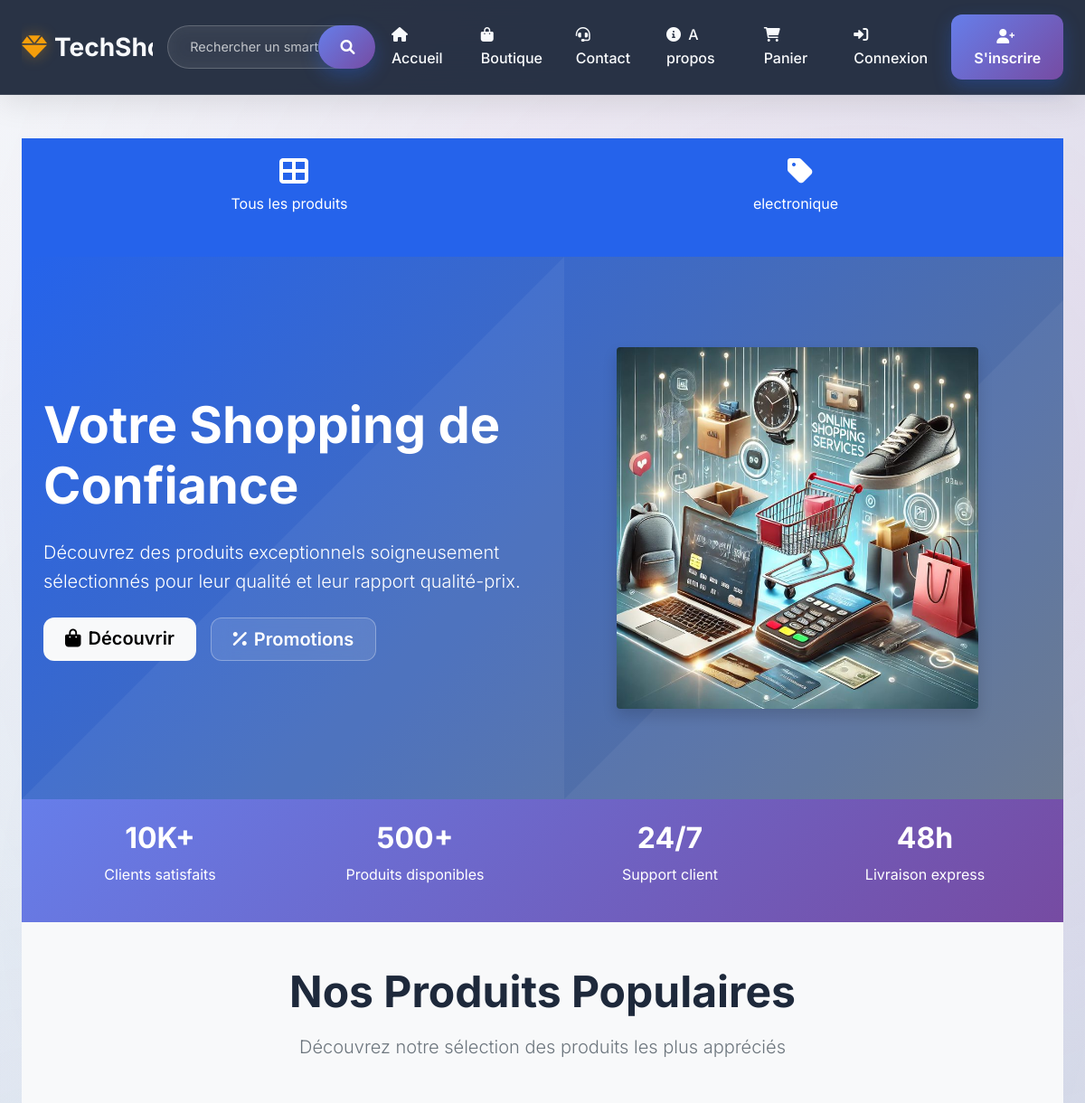
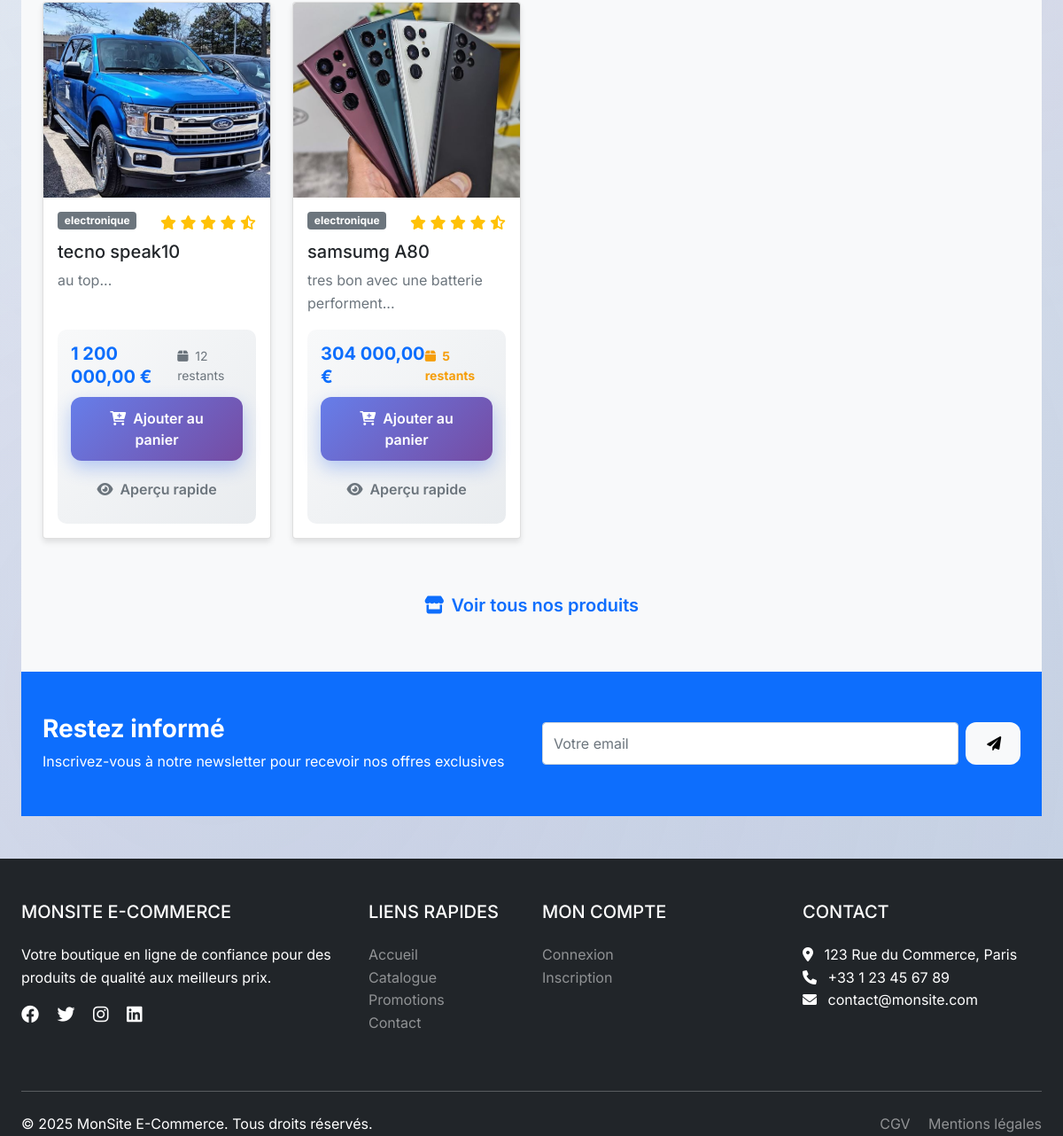
The page / on the database its author committed (2 pictures, top to bottom).
### tables this page shows
CREATE TABLE IF NOT EXISTS `categorie_article` (
  `id` int NOT NULL AUTO_INCREMENT,
  `nom` varchar(100) NOT NULL,
  `description` text,
  `parent_id` int DEFAULT NULL,
  `ordre_affichage` int DEFAULT '0',
  `est_actif` tinyint(1) DEFAULT '1',
  PRIMARY KEY (`id`),
  KEY `idx_parent` (`parent_id`)
);

CREATE TABLE IF NOT EXISTS `article` (
  `id` int NOT NULL AUTO_INCREMENT,
  `reference` varchar(50) NOT NULL,
  `titre` varchar(255) NOT NULL,
  `description` text,
  `prix` decimal(10,2) NOT NULL,
  `quantite_stock` int DEFAULT '0',
  `categorie_id` int DEFAULT NULL,
  `marque` varchar(100) DEFAULT NULL,
  `image_principale` varchar(255) DEFAULT NULL,
  `est_actif` tinyint(1) DEFAULT '1',
  `est_en_promotion` tinyint(1) DEFAULT '0',
  `prix_promotion` decimal(10,2) DEFAULT NULL,
  `date_creation` datetime DEFAULT CURRENT_TIMESTAMP,
  `date_modification` datetime DEFAULT CURRENT_TIMESTAMP ON UPDATE CURRENT_TIMESTAMP,
  PRIMARY KEY (`id`),
  UNIQUE KEY `reference` (`reference`),
  KEY `idx_reference` (`reference`),
  KEY `idx_categorie` (`categorie_id`),
  KEY `idx_prix` (`prix`),
  KEY `idx_actif` (`est_actif`),
  KEY `idx_marque` (`marque`)
);

### index.php (the view, shortened to what this page needs)
<?php
try {
    $host = '127.0.0.1:3306';
    $dbname = 'e_commerce';
    $username = 'root';
    $password = '';
    $pdo = new PDO("mysql:host=$host;dbname=$dbname;charset=utf8mb4", $username, $password);
    $pdo->setAttribute(PDO::ATTR_ERRMODE, PDO::ERRMODE_EXCEPTION);
    $pdo->setAttribute(PDO::ATTR_DEFAULT_FETCH_MODE, PDO::FETCH_ASSOC);
} catch(PDOException $e) {
    error_log("Erreur de connexion BD: " . $e->getMessage());
    die("Une erreur est survenue lors du chargement de la page");
}
$cache_duration = 300;
$cache_file_categories = 'cache/categories.cache';
if (file_exists($cache_file_categories) && (time() - filemtime($cache_file_categories) < $cache_duration)) {
    $categories = unserialize(file_get_contents($cache_file_categories));
} else {
    $sqlCategories = "SELECT id, nom, description, parent_id, ordre_affichage, est_actif
                     FROM categorie_article
                     WHERE est_actif = 1
                     ORDER BY ordre_affichage";
    $stmtCategories = $pdo->query($sqlCategories);
    $categories = $stmtCategories->fetchAll();
}
$sqlArticles = "SELECT a.*, c.nom as categorie_nom
                FROM article a
                LEFT JOIN categorie_article c ON a.categorie_id = c.id
                WHERE a.est_actif = 1
                ORDER BY a.date_creation DESC
                LIMIT 12";
$stmtArticles = $pdo->query($sqlArticles);
$articles = $stmtArticles->fetchAll();
?>
<!DOCTYPE html>
<html lang="fr" data-bs-theme="light">
<head>
    <link href="https://cdn.jsdelivr.net/npm/bootstrap@5.3.0/dist/css/bootstrap.min.css" rel="stylesheet">
    <link rel="stylesheet" href="https://cdnjs.cloudflare.com/ajax/libs/font-awesome/6.4.0/css/all.min.css">
    <link rel="stylesheet" href="https://cdnjs.cloudflare.com/ajax/libs/aos@2.3.4/aos.css">
</head>
<body>
    <?php
    if (file_exists('header.php')) {
        include 'header.php';
    }
    ?>
    <nav class="category-nav">
        <div class="container">
            <div class="row g-3 text-center">
                <div class="col">
                    <a href="#" class="category-item active" data-category="all">
                        <i class="fas fa-th-large fa-2x mb-2"></i>
                        <div>Tous les produits</div>
                    </a>
                </div>
                <?php foreach($categories as $category): ?>
                <div class="col">
                    <a href="#" class="category-item" data-category="<?= htmlspecialchars($category['id']) ?>">
                        <i class="fas fa-tag fa-2x mb-2"></i>
                        <div><?= htmlspecialchars($category['nom']) ?></div>
                    </a>
                </div>
                <?php endforeach; ?>
            </div>
        </div>
    </nav>
    <section class="hero-section">
        <div class="container position-relative">
            <div class="row align-items-center">
                <div class="col-lg-6" data-aos="fade-right">
                    <h1 class="display-4 fw-bold mb-4">Votre Shopping de Confiance</h1>
                    <p class="lead mb-4">Découvrez des produits exceptionnels soigneusement sélectionnés pour leur qualité et leur rapport qualité-prix.</p>
                    <div class="d-flex gap-3 flex-wrap">
                        <a href="#products" class="btn btn-light btn-lg px-4 py-2">
                            <i class="fas fa-shopping-bag me-2"></i>Découvrir
                        </a>
                        <a href="#promotions" class="btn btn-outline-light btn-lg px-4 py-2">
                            <i class="fas fa-percent me-2"></i>Promotions
                        </a>
                    </div>
                </div>
                <div class="col-lg-6 text-center" data-aos="fade-left">
                    <?php
                    $imagePath = 'image.jpeg';
                    ?>
                    <img src="<?= $imagePath ?>"
                         alt="Shopping en ligne"
                         class="img-fluid rounded shadow"
                         style="max-height: 400px;">
                </div>
            </div>
        </div>
    </section>
    <section class="stats-section py-4">
        <div class="container">
            <div class="row text-center">
                <div class="col-md-3 col-6 mb-3">
                    <div class="h2 fw-bold">10K+</div>
                    <div>Clients satisfaits</div>
                </div>
                <div class="col-md-3 col-6 mb-3">
                    <div class="h2 fw-bold">500+</div>
                    <div>Produits disponibles</div>
                </div>
                <div class="col-md-3 col-6 mb-3">
                    <div class="h2 fw-bold">24/7</div>
                    <div>Support client</div>
                </div>
                <div class="col-md-3 col-6 mb-3">
                    <div class="h2 fw-bold">48h</div>
                    <div>Livraison express</div>
                </div>
            </div>
        </div>
    </section>
    <section id="products" class="py-5 bg-light">
        <div class="container">
            <div class="text-center mb-5" data-aos="fade-up">
                <h2 class="display-5 fw-bold mb-3">Nos Produits Populaires</h2>
                <p class="lead text-muted">Découvrez notre sélection des produits les plus appréciés</p>
            </div>
            <div class="row g-4" id="productsContainer">
                <?php foreach($articles as $article): ?>
                    <div class="col-xl-3 col-lg-4 col-md-6" data-aos="fade-up" data-aos-delay="<?= $article['id'] % 4 * 100 ?>">
                        <div class="card product-card">
                            <div class="position-relative">
                                <?php
                                $imagePath = $article['image_principale'] ?? '';
                                if ($imagePath && file_exists($imagePath)):
                                ?>
                                    <img src="<?= htmlspecialchars($imagePath) ?>"
                                         class="card-img-top product-image"
                                         alt="<?= htmlspecialchars($article['titre']) ?>"
                                         loading="lazy">
                                <?php endif; ?>
                            </div>
                            <div class="card-body d-flex flex-column">
                                <div class="d-flex justify-content-between align-items-start mb-2">
                                    <span class="badge bg-secondary"><?= htmlspecialchars($article['categorie_nom'] ?? 'Non catégorisé') ?></span>
                                    <div class="rating">
                                        <i class="fas fa-star"></i>
                                        <i class="fas fa-star"></i>
                                        <i class="fas fa-star"></i>
                                        <i class="fas fa-star"></i>
                                        <i class="fas fa-star-half-alt"></i>
                                    </div>
                                </div>
                                <h5 class="card-title"><?= htmlspecialchars($article['titre']) ?></h5>
                                <p class="card-text text-muted flex-grow-1">
                                    <?= substr(htmlspecialchars($article['description'] ?? ''), 0, 80) ?>...
                                </p>
                                <div class="price-section mt-auto">
                                    <div class="d-flex justify-content-between align-items-center mb-2">
                                        <div class="price">
                                            <?php if(isset($article['est_en_promotion']) && $article['est_en_promotion'] && isset($article['prix_promotion'])): ?>
                                                <span class="old-price text-muted text-decoration-line-through"><?= number_format($article['prix'], 2, ',', ' ') ?> €</span>
                                                <span class="h5 text-danger fw-bold ms-2"><?= number_format($article['prix_promotion'], 2, ',', ' ') ?> €</span>
                                            <?php else: ?>
                                                <span class="h5 text-primary fw-bold"><?= number_format($article['prix'], 2, ',', ' ') ?> €</span>
                                            <?php endif; ?>
                                        </div>
                                        <small class="<?= ($article['quantite_stock'] ?? 0) < 10 ? 'stock-low' : 'text-muted' ?>">
                                            <i class="fas fa-box me-1"></i>
                                            <?= $article['quantite_stock'] ?? 0 ?> restants
                                        </small>
                                    </div>
                                    <div class="d-grid gap-2">
                                        <?php if (($article['quantite_stock'] ?? 0) > 0): ?>
                                            <button class="btn btn-primary add-to-cart"
                                                    data-id="<?= $article['id'] ?>"
                                                    data-name="<?= htmlspecialchars($article['titre']) ?>">
                                                <i class="fas fa-cart-plus me-2"></i>Ajouter au panier
                                            </button>
                                            <a href="produit.php?id=<?= $article['id'] ?>" class="btn btn-outline-secondary">
                                                <i class="fas fa-eye me-2"></i>Aperçu rapide
                                            </a>
                                        <?php else: ?>
                                            <button class="btn btn-secondary" disabled>
                                                <i class="fas fa-times me-2"></i>Rupture de stock
                                            </button>
                                        <?php endif; ?>
                                    </div>
                                </div>
                            </div>
                        </div>
                    </div>
                <?php endforeach; ?>
            </div>
            <div class="text-center mt-5">
                <a href="boutique.php" class="btn btn-outline-primary btn-lg">
                    <i class="fas fa-store me-2"></i>Voir tous nos produits
                </a>
            </div>
        </div>
    </section>
    <section class="py-5 bg-primary text-white">
        <div class="container">
            <div class="row align-items-center">
                <div class="col-md-6">
                    <h3 class="fw-bold">Restez informé</h3>
                    <p class="mb-0">Inscrivez-vous à notre newsletter pour recevoir nos offres exclusives</p>
                </div>
                <div class="col-md-6">
                    <form class="d-flex gap-2" id="newsletterForm">
                        <input type="email" class="form-control" placeholder="Votre email" required>
                        <button type="submit" class="btn btn-light">
                            <i class="fas fa-paper-plane"></i>
                        </button>
                    </form>
                </div>
            </div>
        </div>
    </section>
    <?php
    if (file_exists('footer.php')) {
        include 'footer.php';
    }
    ?>
</body>
</html>

### index.php (style rules this page uses)
:root { --primary-color: #2c3e50; --secondary-color: #3498db; --accent-color: #e74c3c; --success-color: #27ae60; }
.hero-section { background: linear-gradient(135deg, var(--primary-color) 0%, var(--secondary-color) 100%); color: white; padding: 100px 0; position: relative; overflow: hidden; }
.hero-section::before { content: ''; position: absolute; top: 0; left: 0; right: 0; bottom: 0; }
.product-card { transition: all 0.3s cubic-bezier(0.4, 0, 0.2, 1); border: none; border-radius: 15px; overflow: hidden; box-shadow: 0 4px 6px rgba(0,0,0,0.1); height: 100%; }
.product-image { height: 220px; object-fit: cover; transition: transform 0.3s ease; }
.price-section { background: linear-gradient(135deg, #f8f9fa, #e9ecef); border-radius: 10px; padding: 15px; }
.category-nav { background: var(--primary-color); padding: 20px 0; }
.category-item { text-align: center; color: white; text-decoration: none; transition: color 0.3s ease; padding: 10px; }
.stats-section { background: linear-gradient(135deg, #667eea 0%, #764ba2 100%); color: white; }
.stock-low { color: var(--accent-color); font-weight: bold; }
.rating { color: #ffc107; }

### header.php (style rules this page uses)
:root { --primary-color: #2563eb; --primary-dark: #1d4ed8; --secondary-color: #64748b; --accent-color: #f59e0b; --success-color: #10b981; --light-color: #f8fafc; --dark-color: #1e293b; --border-color: #e2e8f0; --gradient-primary: linear-gradient(135deg, #667eea 0%, #764ba2 100%); --gradient-accent: linear-gradient(135deg, #f093fb 0%, #f5576c 100%); }
* { margin: 0; padding: 0; box-sizing: border-box; }
body { background: linear-gradient(135deg, #f5f7fa 0%, #c3cfe2 100%); font-family: 'Inter', sans-serif; color: var(--dark-color); line-height: 1.6; min-height: 100vh; position: relative; }
body::before { content: ''; position: fixed; top: 0; left: 0; width: 100%; height: 100%; background: radial-gradient(circle at 20% 80%, rgba(120, 119, 198, 0.1) 0%, transparent 50%), radial-gradient(circle at 80% 20%, rgba(255, 119, 198, 0.1) 0%, transparent 50%), radial-gradient(circle at 40% 40%, rgba(120, 219, 255, 0.05) 0%, transparent 50%); pointer-events: none; z-index: -1; }
.btn { border-radius: 12px; font-weight: 600; padding: 0.75rem 1.5rem; transition: all 0.4s cubic-bezier(0.4, 0, 0.2, 1); border: none; position: relative; overflow: hidden; }
.btn::before { content: ''; position: absolute; top: 50%; left: 50%; width: 0; height: 0; background: radial-gradient(circle, rgba(255,255,255,0.3) 0%, transparent 70%); transition: all 0.4s ease; transform: translate(-50%, -50%); }
.btn-primary { background: var(--gradient-primary); box-shadow: 0 8px 20px rgba(37, 99, 235, 0.3); }
.btn-outline-light { border: 1px solid rgba(255,255,255,0.3); color: white; background: rgba(255,255,255,0.1); backdrop-filter: blur(10px); }
.container { max-width: 1400px; }

### rows shown on the page
categorie_article: nom "electronique"
article: image_principale (picture), categorie.nom "electronique", titre "tecno speak10", description "au top", prix "1 200 000,00", quantite_stock "12"
article: image_principale (picture), categorie.nom "electronique", titre "samsumg A80", description "tres bon avec une batterie performent", prix "304 000,00", quantite_stock "5"
